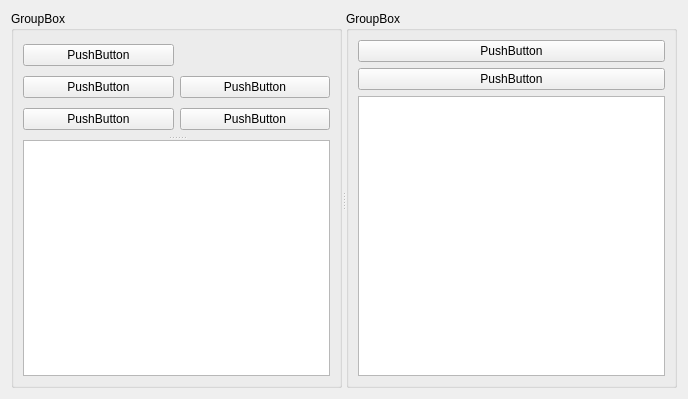
<?xml version="1.0" encoding="UTF-8"?>
<ui version="4.0">
 <class>widget1</class>
 <widget class="QWidget" name="widget1">
  <property name="geometry">
   <rect>
    <x>0</x>
    <y>0</y>
    <width>688</width>
    <height>399</height>
   </rect>
  </property>
  <property name="windowTitle">
   <string>Form</string>
  </property>
  <layout class="QGridLayout" name="gridLayout_2">
   <item row="0" column="0">
    <widget class="QSplitter" name="splitter_2">
     <property name="orientation">
      <enum>Qt::Orientation::Horizontal</enum>
     </property>
     <widget class="QGroupBox" name="groupBox">
      <property name="title">
       <string>GroupBox</string>
      </property>
      <layout class="QGridLayout" name="gridLayout_4">
       <item row="0" column="0">
        <widget class="QSplitter" name="splitter">
         <property name="orientation">
          <enum>Qt::Orientation::Vertical</enum>
         </property>
         <widget class="QWidget" name="">
          <layout class="QGridLayout" name="gridLayout">
           <item row="0" column="0">
            <widget class="QPushButton" name="pushButton">
             <property name="text">
              <string>PushButton</string>
             </property>
            </widget>
           </item>
           <item row="1" column="0">
            <widget class="QPushButton" name="pushButton_2">
             <property name="text">
              <string>PushButton</string>
             </property>
            </widget>
           </item>
           <item row="1" column="1">
            <widget class="QPushButton" name="pushButton_3">
             <property name="text">
              <string>PushButton</string>
             </property>
            </widget>
           </item>
           <item row="2" column="0">
            <widget class="QPushButton" name="pushButton_4">
             <property name="text">
              <string>PushButton</string>
             </property>
            </widget>
           </item>
           <item row="2" column="1">
            <widget class="QPushButton" name="pushButton_5">
             <property name="text">
              <string>PushButton</string>
             </property>
            </widget>
           </item>
          </layout>
         </widget>
         <widget class="QListView" name="listView"/>
        </widget>
       </item>
      </layout>
     </widget>
     <widget class="QGroupBox" name="groupBox_2">
      <property name="title">
       <string>GroupBox</string>
      </property>
      <layout class="QGridLayout" name="gridLayout_3">
       <item row="0" column="0">
        <layout class="QVBoxLayout" name="verticalLayout_2">
         <item>
          <layout class="QVBoxLayout" name="verticalLayout">
           <item>
            <widget class="QPushButton" name="pushButton_6">
             <property name="text">
              <string>PushButton</string>
             </property>
            </widget>
           </item>
           <item>
            <widget class="QPushButton" name="pushButton_7">
             <property name="text">
              <string>PushButton</string>
             </property>
            </widget>
           </item>
          </layout>
         </item>
         <item>
          <widget class="QPlainTextEdit" name="plainTextEdit"/>
         </item>
        </layout>
       </item>
      </layout>
     </widget>
    </widget>
   </item>
  </layout>
 </widget>
 <resources/>
 <connections/>
</ui>
